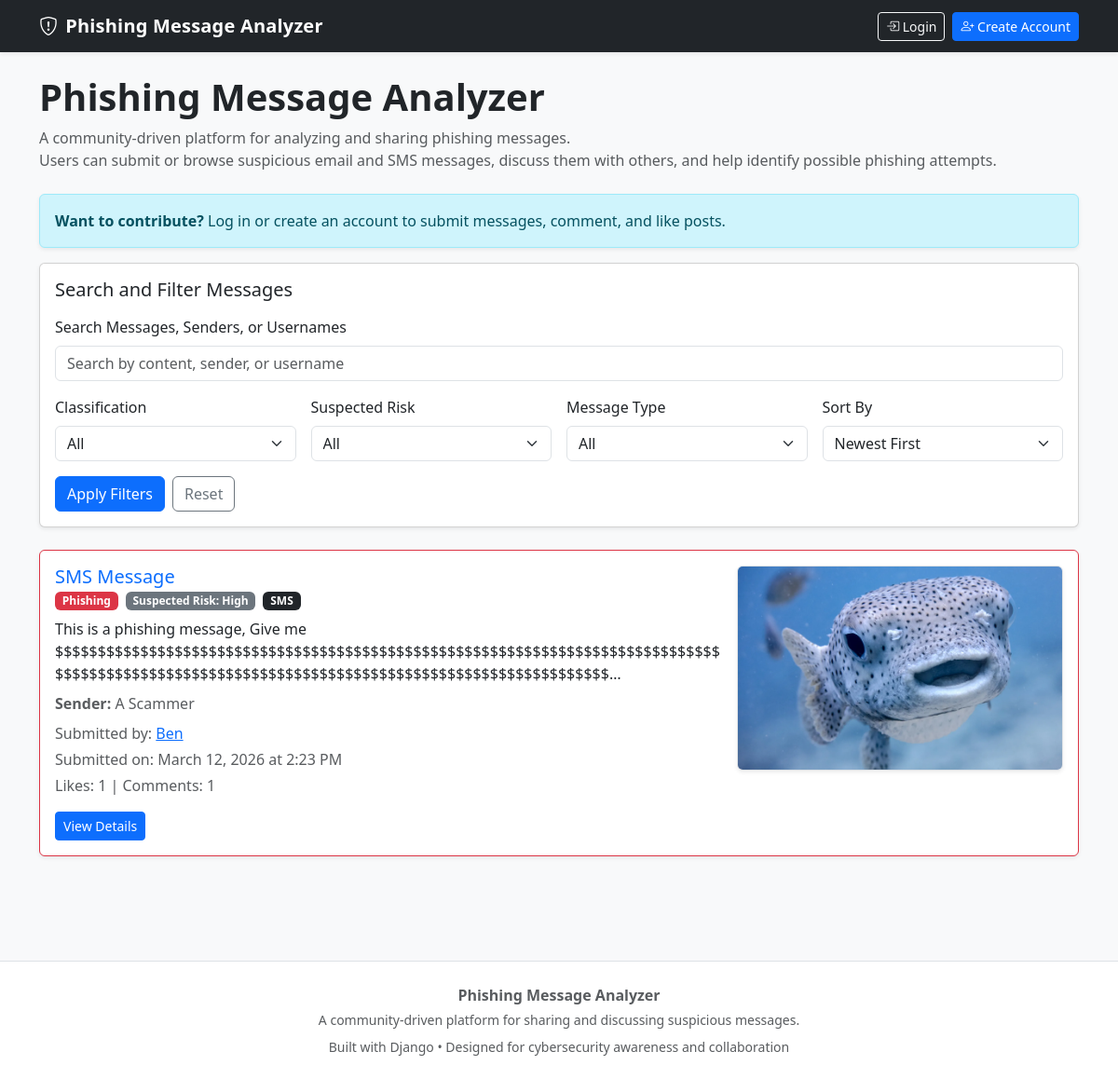
Before: / with the older database file.
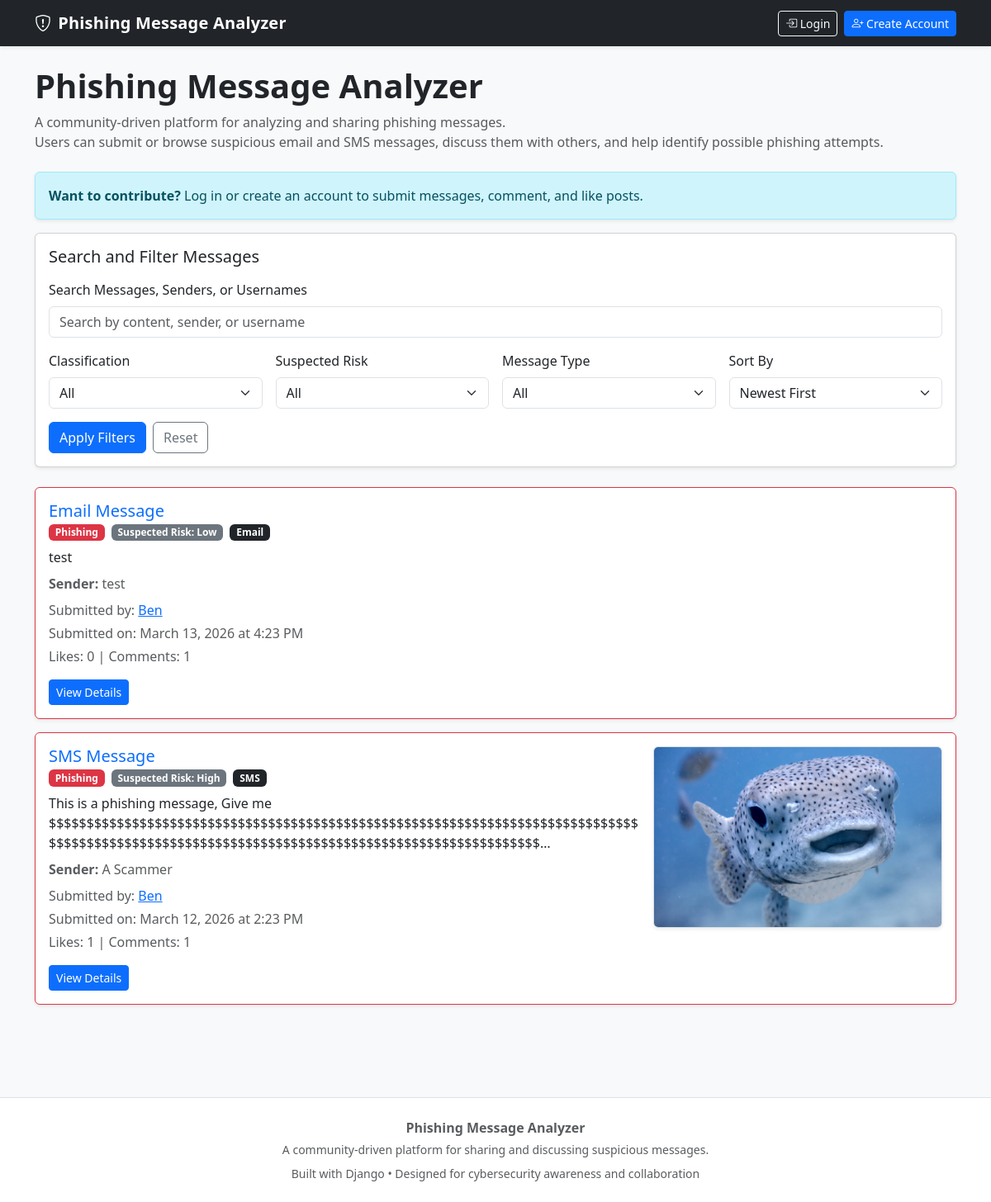
After: the same page with the newer database file.
### analyzer/models.py (models this page shows, shortened)
class Message(models.Model):
    MESSAGE_TYPES = [
        ('Email', 'Email'),
        ('SMS', 'SMS'),
    ]
    CLASSIFICATIONS = [
        ('Phishing', 'Phishing'),
        ('Legitimate', 'Legitimate'),
        ('Unsure', 'Unsure'),
    ]
    SUSPECTED_RISK_LEVELS = [
        ('Low', 'Low'),
        ('Medium', 'Medium'),
        ('High', 'High'),
    ]
    user = models.ForeignKey(User, on_delete=models.CASCADE, null=True, blank=True)
    message_content = models.TextField()
    message_type = models.CharField(max_length=10, choices=MESSAGE_TYPES)
    sender = models.CharField(max_length=255, blank=True)
    additional_details = models.TextField(blank=True)
    screenshot = models.ImageField(upload_to='message_screenshots/', blank=True, null=True)
    classification = models.CharField(max_length=20, choices=CLASSIFICATIONS)
    suspected_risk = models.CharField(max_length=10, choices=SUSPECTED_RISK_LEVELS)
    submission_date = models.DateTimeField(auto_now_add=True)
    likes = models.ManyToManyField(User, related_name='liked_messages', blank=True)
    is_approved = models.BooleanField(default=True)
    is_flagged = models.BooleanField(default=False)
    is_removed = models.BooleanField(default=False)

### analyzer/views.py (the view)
# urls.py: path('', views.message_list, name='message_list'),
def message_list(request):
    messages = Message.objects.filter(is_removed=False).annotate(
        like_count=Count('likes', distinct=True),
        comment_count=Count('comments', distinct=True)
    )
    query = request.GET.get('q')
    classification = request.GET.get('classification')
    suspected_risk = request.GET.get('suspected_risk')
    message_type = request.GET.get('message_type')
    sort = request.GET.get('sort', 'newest')
    if query:
        messages = messages.filter(
            Q(message_content__icontains=query) |
            Q(sender__icontains=query) |
            Q(user__username__icontains=query)
        )
    if classification:
        messages = messages.filter(classification=classification)
    if suspected_risk:
        messages = messages.filter(suspected_risk=suspected_risk)
    if message_type:
        messages = messages.filter(message_type=message_type)
    if sort == 'oldest':
        messages = messages.order_by('submission_date')
    elif sort == 'most_liked':
        messages = messages.order_by('-like_count', '-submission_date')
    elif sort == 'most_commented':
        messages = messages.order_by('-comment_count', '-submission_date')
    else:
        messages = messages.order_by('-submission_date')
    paginator = Paginator(messages, 10)
    page_number = request.GET.get('page')
    message_page = paginator.get_page(page_number)
    context = {
        'message_page': message_page,
        'query': query or '',
        'selected_classification': classification or '',
        'selected_suspected_risk': suspected_risk or '',
        'selected_message_type': message_type or '',
        'selected_sort': sort,
    }
    return render(request, 'analyzer/message_list.html', context)

### analyzer/templates/analyzer/message_list.html (shortened to what the changed rows need)
{% extends "analyzer/base.html" %}
{% block content %}
<div class="mb-4">
    <h1 class="fw-bold mb-2">Phishing Message Analyzer</h1>
</div>
{% for message in message_page %}
    <div class="card shadow-sm mb-3 message-card
    {% if message.classification == 'Phishing' %}border-danger
    {% elif message.classification == 'Legitimate' %}border-success
    {% else %}border-warning
    {% endif %}">
        <div class="card-body">
            <div class="row g-3 align-items-start">
                <div class="{% if message.screenshot %}col-md-8{% else %}col-12{% endif %}">
                    <h5 class="card-title mb-1">
                        <a href="{% url 'message_detail' message.id %}" class="text-decoration-none">
                            {{ message.message_type }} Message
                        </a>
                    </h5>
                    <div class="mb-2 d-flex flex-wrap gap-2">
                        {% if message.classification == "Phishing" %}
                            <span class="badge bg-danger">Phishing</span>
                        {% elif message.classification == "Legitimate" %}
                            <span class="badge bg-success">Legitimate</span>
                        {% else %}
                            <span class="badge bg-warning text-dark">Unsure</span>
                        {% endif %}
                        <span class="badge bg-secondary">Suspected Risk: {{ message.suspected_risk }}</span>
                        <span class="badge bg-dark">{{ message.message_type }}</span>
                    </div>
                    <p class="card-text mb-2">
                        {{ message.message_content|truncatechars:180 }}
                    </p>
                    {% if message.sender %}
                        <p class="text-muted mb-2">
                            <strong>Sender:</strong> {{ message.sender }}
                        </p>
                    {% endif %}
                    <p class="text-muted mb-1">
                        Submitted by:
                        {% if message.user %}
                            <a href="{% url 'user_messages' message.user.username %}">
                                {{ message.user.username }}
                            </a>
                        {% else %}
                            Unknown
                        {% endif %}
                    </p>
                    <p class="text-muted mb-1">
                        Submitted on: {{ message.submission_date|date:"F j, Y \a\t g:i A" }}
                    </p>
                    <p class="text-muted mb-3">
                        Likes: {{ message.like_count }} | Comments: {{ message.comment_count }}
                    </p>
                    <div class="d-flex gap-2 flex-wrap">
                        <a href="{% url 'message_detail' message.id %}" class="btn btn-primary btn-sm">View Details</a>
                    </div>
                </div>
                {% if message.screenshot %}
                    <div class="col-md-4 text-center">
                        <a href="{% url 'message_detail' message.id %}">
                            <img src="{{ message.screenshot.url }}"
                                alt="Message screenshot thumbnail"
                                class="img-fluid rounded border shadow-sm"
                                style="max-height: 220px; width: 100%; object-fit: cover;">
                        </a>
                    </div>
                {% endif %}
            </div>
        </div>
    </div>
{% empty %}
    <div class="alert alert-secondary shadow-sm">
        No messages found.
    </div>
{% endfor %}
{% endblock %}

Changed rows visible on the page:
added Message: message_type "Email", classification "Phishing", suspected_risk "Low", message_content "test", sender "test", user.username "Ben", submission_date "March 13, 2026 at 4:23 PM", like_count "0", comment_count "1"
